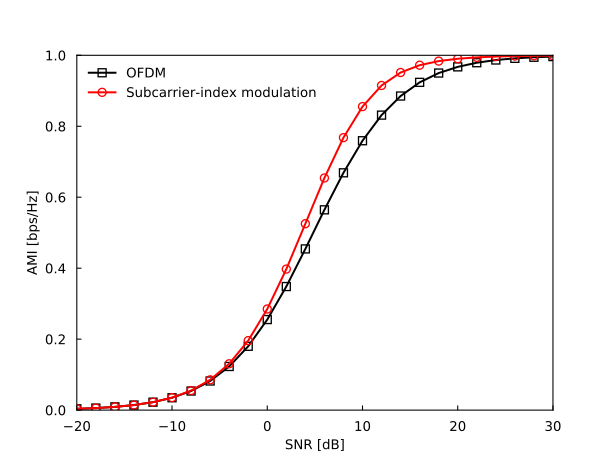

Write Python code to recreate this figure.
import sys
import matplotlib.pyplot as plt
from imtoolkit import Parameters, IMCode, IdealOFDMChannel, CoherentMLDSimulator

plt.switch_backend('agg')
plt.rcParams['xtick.direction'] = 'in'
plt.rcParams['ytick.direction'] = 'in'
plt.rcParams['markers.fillstyle'] = 'none'

def simulateAMI(argstr):
    params = Parameters(argstr)
    code = IMCode(params.dm, params.M, params.K, params.Q, params.mod, params.L, meanPower=1)
    channel = IdealOFDMChannel(params.ITi, params.M)
    sim = CoherentMLDSimulator(code.codes, channel)
    return sim.simulateAMIParallel(params, outputFile=False, printValue=False)

if __name__ == '__main__':
    fig, ax = plt.subplots()
    ax.set_xlabel("SNR [dB]")
    ax.set_ylabel("AMI [bps/Hz]")
    ax.set_xlim(-20, 30)
    ax.set_ylim(0, 1)
    ax.tick_params(pad = 8)

    ret = simulateAMI("AMIP_sim=coh_code=index_dm=dic_M=4_K=4_Q=1_L=2_mod=PSK_N=4_ITo=1_ITi=1e4_snrfrom=-20.00_to=30.00_len=26")
    ax.plot(ret["snr_dB"], ret["ami"]/4, color="k", marker="s", linestyle="-", label="OFDM")

    ret = simulateAMI("AMIP_sim=coh_code=index_dm=opt_M=4_K=1_Q=4_L=4_mod=PSK_N=4_ITo=1_ITi=1e4_snrfrom=-20.00_to=30.00_len=26")
    ax.plot(ret["snr_dB"], ret["ami"]/4, color="r", marker="o", linestyle="-", label="Subcarrier-index modulation")

    handles, labels = ax.get_legend_handles_labels()
    legend = ax.legend(handles, labels, loc="best", frameon=True)
    frame = legend.get_frame()
    frame.set_facecolor('white')
    frame.set_edgecolor('white')

    #plt.show()
    plt.savefig(sys.argv[0].replace(".py", ".svg"))
